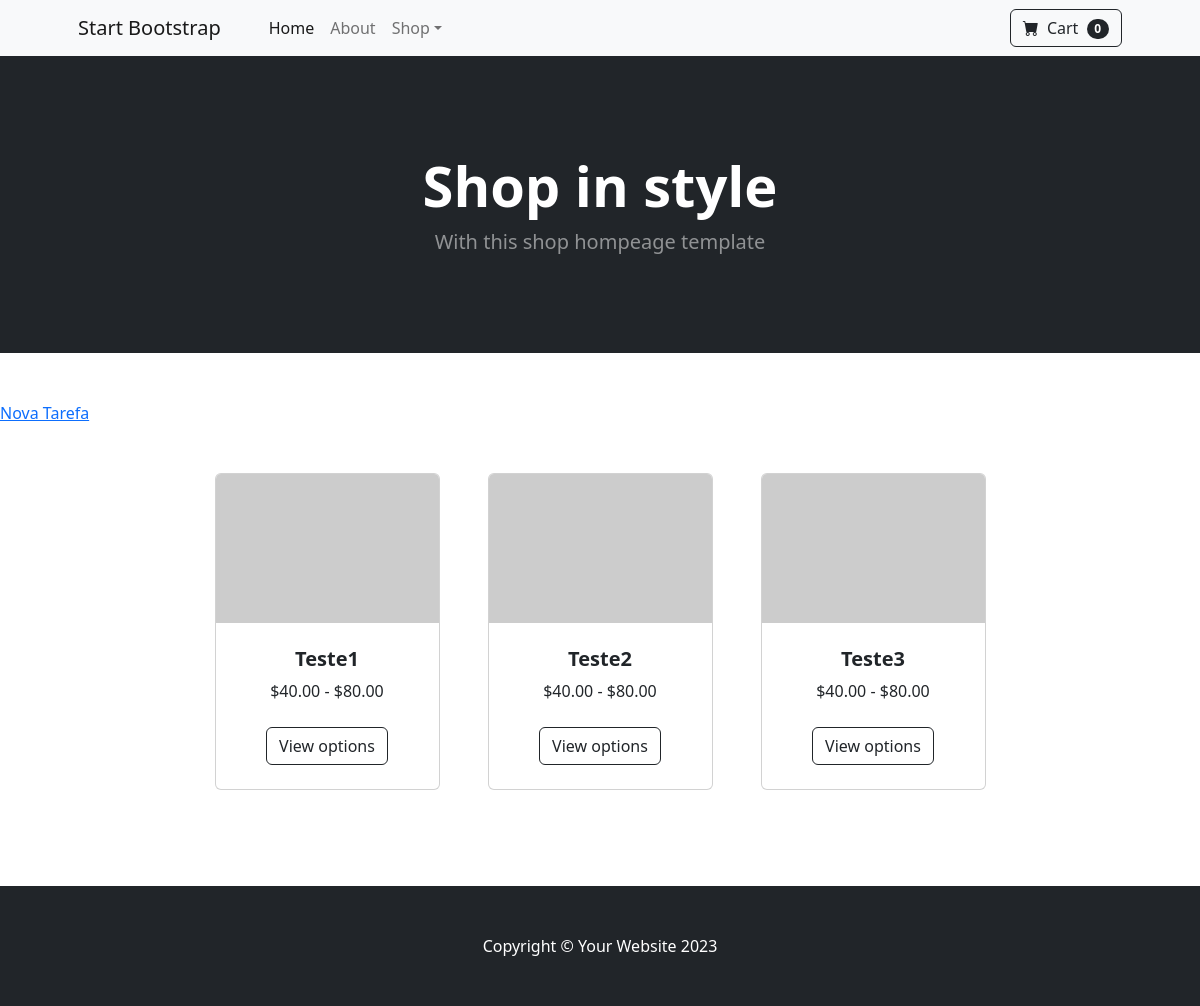
Before: / with the older database file.
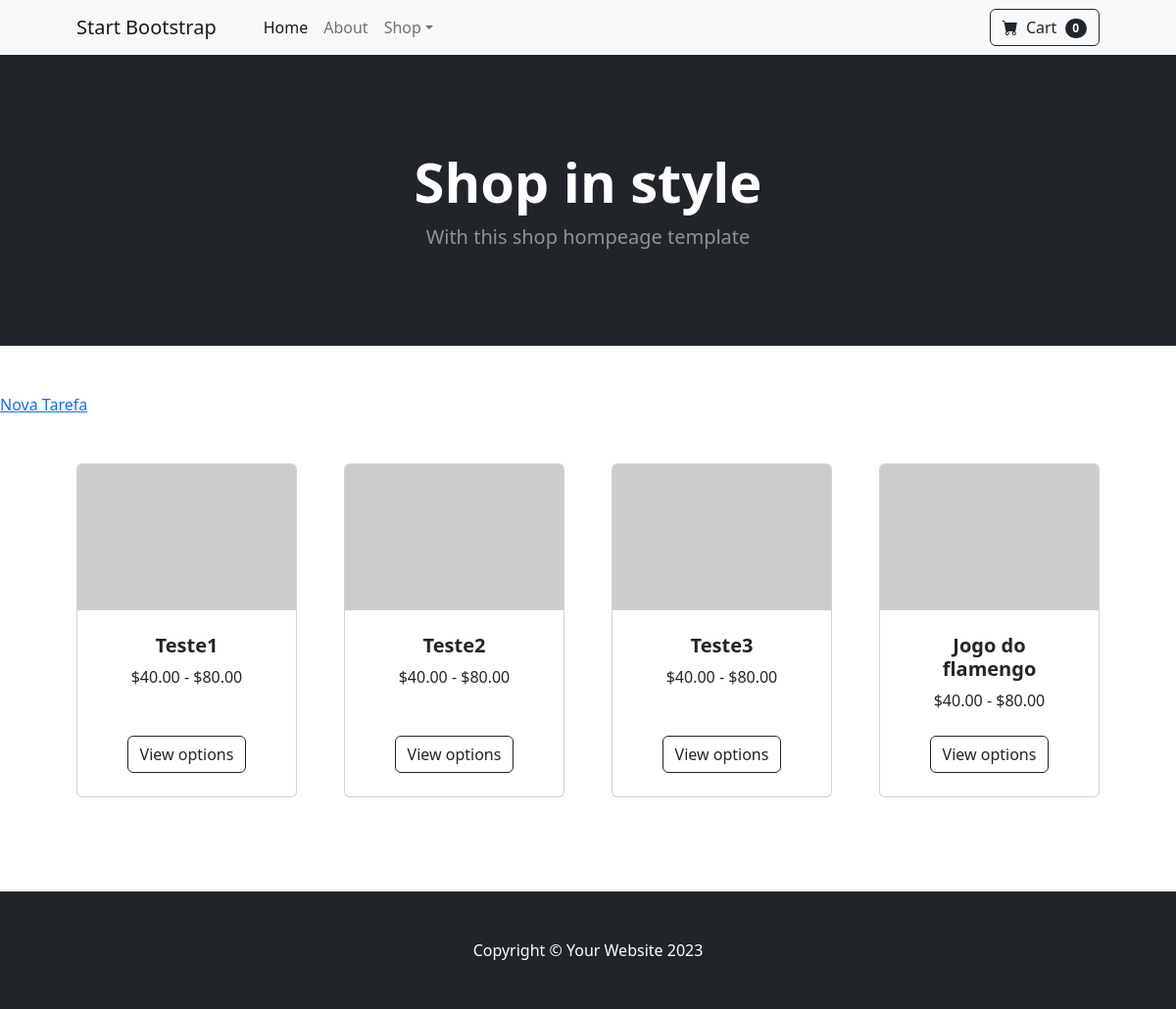
After: the same page with the newer database file.
### evento/models.py (models this page shows)
class Evento(models.Model):
    titulo = models.CharField(max_length=100, null=False, blank=False)
    data = models.DateField(null=False, blank=False)
    local = models.CharField(max_length=100, null=False, blank=False)
    descricao = models.TextField(null=False, blank=False)
    idCriador = models.CharField(null=True, max_length=100)

### evento/views.py (the view)
# urls.py: path("", EventoListView.as_view(), name="evento_list"),
class EventoListView(ListView):
    model = Evento

### evento/templates/evento/evento_list.html (shortened to what this page needs)
{% load static %}
<!DOCTYPE html>
<html lang="en">
    <head>
        <link href="https://cdn.jsdelivr.net/npm/bootstrap-icons@1.5.0/font/bootstrap-icons.css" rel="stylesheet" />
        <link href="{% static 'css/home.css' %}" rel="stylesheet" />
    </head>
    <body>
        <nav class="navbar navbar-expand-lg navbar-light bg-light">
            <div class="container px-4 px-lg-5">
                <a class="navbar-brand" href="#!">Start Bootstrap</a>
                <div class="collapse navbar-collapse" id="navbarSupportedContent">
                    <ul class="navbar-nav me-auto mb-2 mb-lg-0 ms-lg-4">
                        <li class="nav-item"><a class="nav-link active" aria-current="page" href="#!">Home</a></li>
                        <li class="nav-item"><a class="nav-link" href="#!">About</a></li>
                        <li class="nav-item dropdown">
                            <a class="nav-link dropdown-toggle" id="navbarDropdown" href="#" role="button" data-bs-toggle="dropdown" aria-expanded="false">Shop</a>
                        </li>
                    </ul>
                    <form class="d-flex">
                        <button class="btn btn-outline-dark" type="submit">
                            <i class="bi-cart-fill me-1"></i>
                            Cart
                            <span class="badge bg-dark text-white ms-1 rounded-pill">0</span>
                        </button>
                    </form>
                </div>
            </div>
        </nav>
        <header class="bg-dark py-5">
            <div class="container px-4 px-lg-5 my-5">
                <div class="text-center text-white">
                    <h1 class="display-4 fw-bolder">Shop in style</h1>
                    <p class="lead fw-normal text-white-50 mb-0">With this shop hompeage template</p>
                </div>
            </div>
        </header>
        <section class="py-5">
        <a href="{% url 'evento_create' %}">Nova Tarefa</a>
            <div class="container px-4 px-lg-5 mt-5">
                <div class="row gx-4 gx-lg-5 row-cols-2 row-cols-md-3 row-cols-xl-4 justify-content-center">
                    {% for evento in evento_list %}
                    <div class="col mb-5">
                        <div class="card h-100">
                            <img class="card-img-top" src="https://dummyimage.com/450x300/dee2e6/6c757d.jpg" alt="..." />
                            <div class="card-body p-4">
                                <div class="text-center">
                                    <h5 class="fw-bolder">{{ evento.titulo }}</h5>
                                    $40.00 - $80.00
                                </div>
                            </div>
                            <div class="card-footer p-4 pt-0 border-top-0 bg-transparent">
                                <div class="text-center"><a class="btn btn-outline-dark mt-auto" href="#">View options</a></div>
                            </div>
                        </div>
                    </div>
                    {% endfor %}
                </div>
            </div>
        </section>
        <footer class="py-5 bg-dark">
            <div class="container"><p class="m-0 text-center text-white">Copyright &copy; Your Website 2023</p></div>
        </footer>
    </body>
</html>

Changed rows visible on the page:
added Evento: titulo "Jogo do flamengo"
